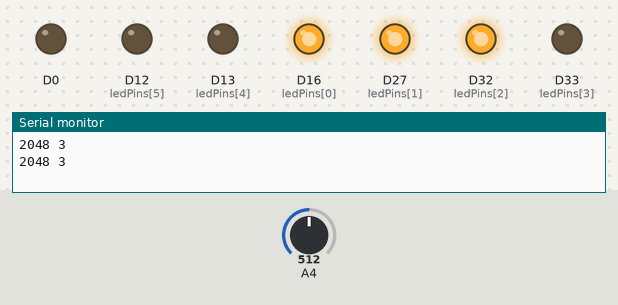
A sketch run on a simulated Arduino Due. Shown: output pins drawn as LEDs (lit = HIGH), the last lines printed to the serial monitor. The inputs (shaded band) are chosen by the test bench; at power-on: A4 = 512 (analog values on the 0–1023 scale).

Above: at 1.8 s.
1.9 s: A4 set to 603
3.4 s: A4 set to 623
At 4.5 s:
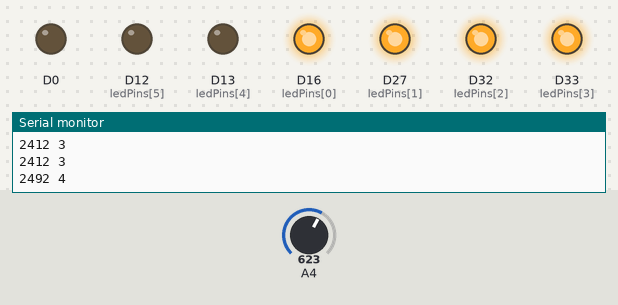
5.5 s: A4 set to 801
7.2 s: A4 set to 830
At 8.7 s:
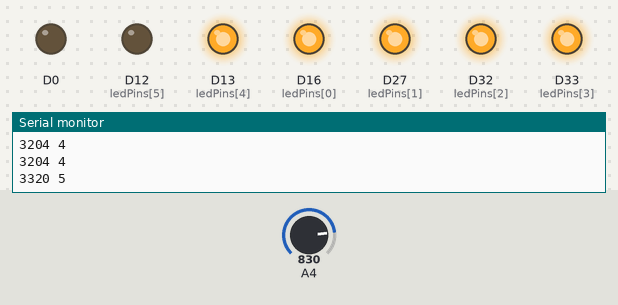
9.5 s: A4 set to 306
At 10.3 s:
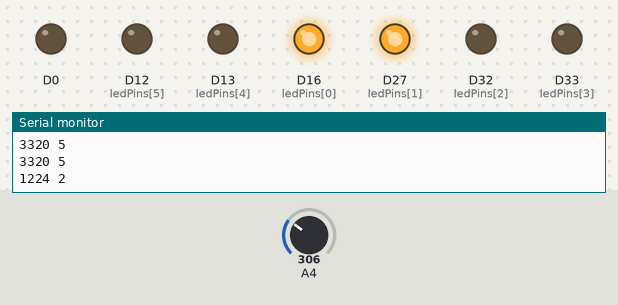
11.5 s: A4 set to 391
13.2 s: A4 set to 428
At 14.6 s:
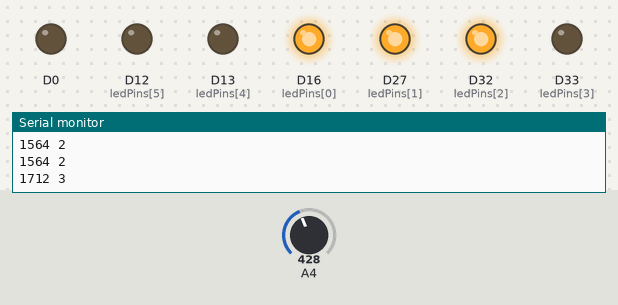
Timing chart, 0 to 16.2 s (numbered marks = the images above; inputs shaded):
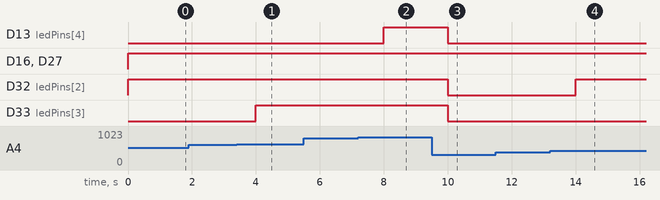

The sketch:

voltage_meter.ino
```cpp
const int voltageSensor = 4;
const int totalLeds = 6;
int ledPins[totalLeds] = {16,27,32,33,13,12};

int sensorValue = 0;
int level = 0;

void ledRange(int num, int total) {
    for (int i = 0; i < num; i++) {
        digitalWrite(ledPins[i], HIGH);
    }
    for (int i = num; i < total; i++) {
        digitalWrite(ledPins[i], LOW);
    }
}

void setup()
{
  pinMode(voltageSensor, INPUT);
  for (int i = 0; i <= totalLeds; i++)
  {
      pinMode(ledPins[i], OUTPUT);
  }

  //set the resolution to 12 bits (0-4096)
  analogReadResolution(12);

  Serial.begin(115200);
}

void loop()
{
    sensorValue = analogRead(voltageSensor);
    Serial.print(sensorValue);
    Serial.print(" ");

    // level = (level + 1) % (totalLeds+1);

    int level = map(sensorValue, 0, 4095, 1, totalLeds);
    Serial.println(level);

    ledRange(level, totalLeds);

    delay(1000);
}
```

Measured:
- the behaviour switches between 614 and 615 on A4 (found by bisection; images 0 and 1)
- the behaviour switches between 818 and 819 on A4 (found by bisection; images 1 and 2)
- the behaviour switches between 409 and 410 on A4 (found by bisection; images 3 and 4)
- after the input at 3.4 s, D33 (ledPins[3]): LOW → HIGH after 0.60 s
- after the input at 7.2 s, D13 (ledPins[4]): LOW → HIGH after 0.80 s
- after the input at 9.5 s, D13 (ledPins[4]), D32 (ledPins[2]), D33 (ledPins[3]): HIGH → LOW after 0.50 s
- after the input at 13.2 s, D32 (ledPins[2]): LOW → HIGH after 0.80 s
